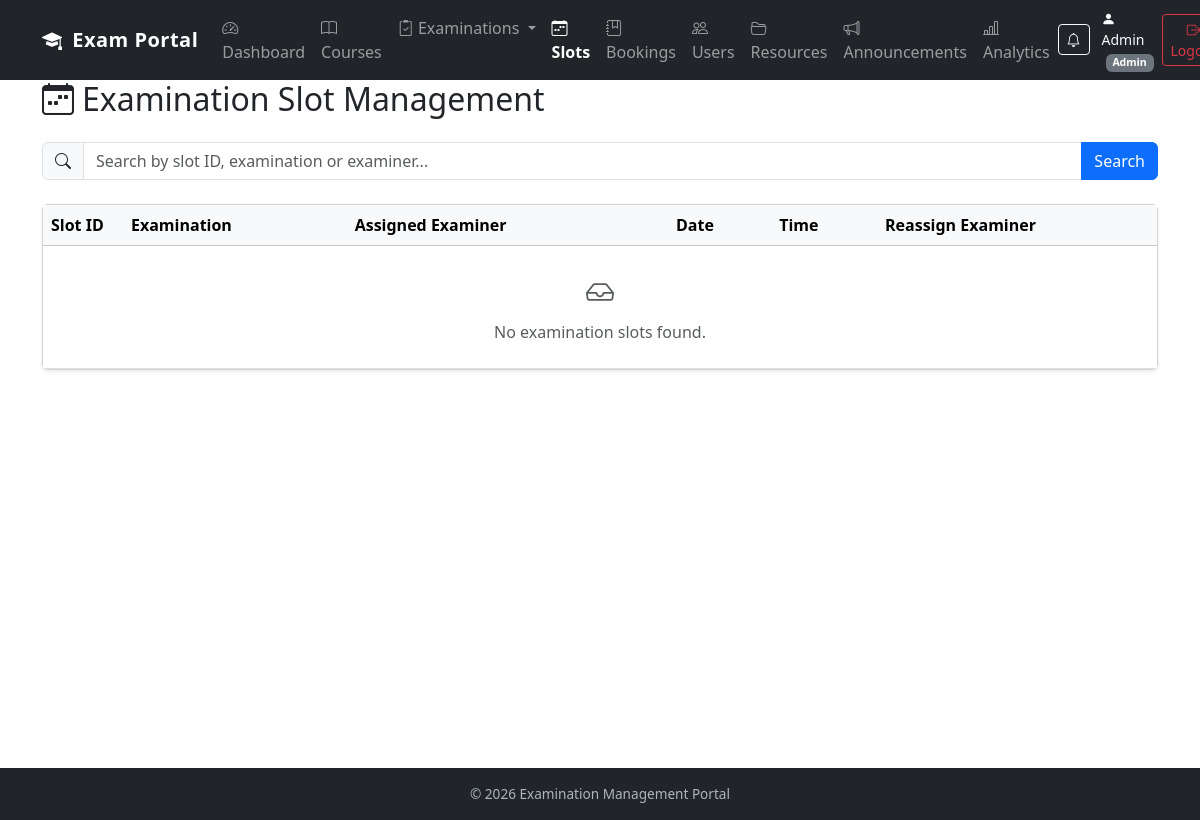
Page /admin/slots (signed in) on the earlier database version.
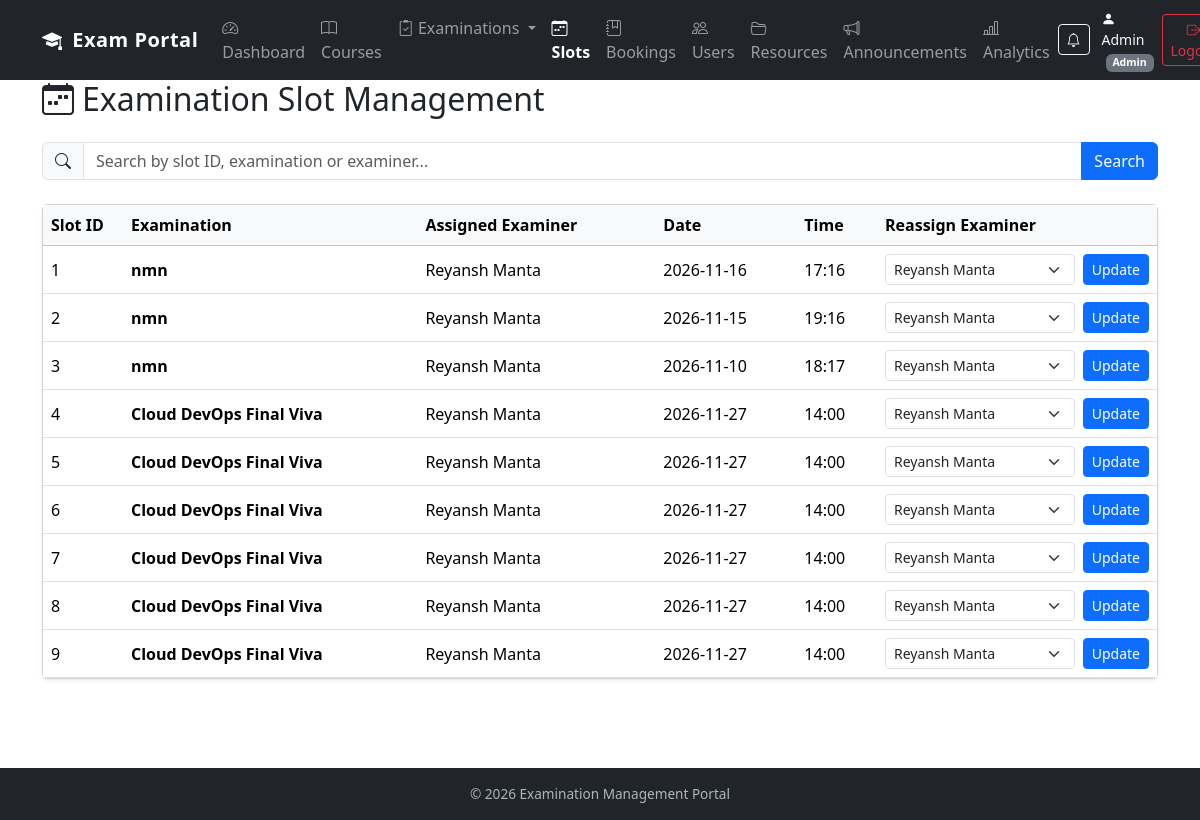
Same page on the later database version.
### models.py (models this page shows, shortened)
class ExaminationSlot(db.Model):
    id = db.Column(db.Integer, primary_key=True)
    examination_id = db.Column(
        db.Integer, db.ForeignKey("examination.id"), nullable=False
    )
    examiner_id = db.Column(
        db.Integer, db.ForeignKey("user.id"), nullable=False
    )
    date = db.Column(db.String(20), nullable=False)
    time = db.Column(db.String(20), nullable=False)
    examination = db.relationship("Examination", backref="slots")
    examiner = db.relationship("User", backref="assigned_slots")
    capacity = db.Column(db.Integer, default=1)

class Examination(db.Model):
    id = db.Column(db.Integer, primary_key=True)
    name = db.Column(db.String(100), nullable=False)
    course_id = db.Column(
        db.Integer, db.ForeignKey("course.id"), nullable=False
    )
    status = db.Column(db.String(30), default="Draft")
    slot_creation_start = db.Column(db.String(30))
    slot_creation_end = db.Column(db.String(30))
    booking_start = db.Column(db.String(30))
    booking_end = db.Column(db.String(30))
    slot_creation_open = db.Column(db.Boolean, default=False)
    booking_open = db.Column(db.Boolean, default=False)
    course = db.relationship("Course", backref="examinations")

class User(db.Model):
    id = db.Column(db.Integer, primary_key=True)
    name = db.Column(db.String(100), nullable=False)
    email = db.Column(db.String(100), unique=True, nullable=False)
    password_hash = db.Column(db.String(200), nullable=False)
    role = db.Column(db.String(20), nullable=False)
    is_approved = db.Column(db.Boolean, default=False)
    is_active = db.Column(db.Boolean, default=True)

### app.py (the view, shortened to what this page needs)
@app.route("/admin/slots")
@role_required("Admin")
def admin_slots():
    search = request.args.get("search", "").strip()
    all_slots = ExaminationSlot.query.all()
    approved_examiners = User.query.filter_by(
        role="Examiner",
        is_approved=True,
        is_active=True
    ).all()
    unavailabilities = ExaminerUnavailability.query.all()
    unavail_map = {f"{u.examiner_id}_{u.date}": u.reason or "Unavailable" for u in unavailabilities}
    return render_template(
        "admin_slots.html",
        slots=all_slots,
        examiners=approved_examiners,
        unavail_map=unavail_map,
        search=search
    )

### app.py (called while the page is built)
def role_required(required_role):
    def decorator(function):
        @wraps(function)
        def wrapper(*args, **kwargs):
            if "user_id" not in session:
                return redirect(url_for("login"))
            user = User.query.get(session["user_id"])
            if not user.is_active:
                session.clear()
                return redirect(url_for("login"))
            if user is None:
                session.clear()
                return redirect(url_for("login"))
            if user.role != required_role:
                abort(403)
            if user.role == "Examiner" and not user.is_approved:
                session.clear()
                return redirect(url_for("login"))
            return function(*args, **kwargs)
        return wrapper
    return decorator

@app.context_processor
def inject_global_data():
    unread_count = 0
    if "user_id" in session:
        unread_count = Notification.query.filter_by(
            user_id=session["user_id"],
            is_read=False
        ).count()
    return {"unread_notifications_count": unread_count}

### templates/admin_slots.html (shortened to what this page needs)
{% extends "base.html" %}
{% block content %}
<div class="container mt-4">
    <div class="d-flex justify-content-between align-items-center mb-3">
        <h2><i class="bi bi-calendar-week me-2"></i>Examination Slot Management</h2>
    </div>
    <form method="GET" class="mb-4">
        <div class="input-group">
            <span class="input-group-text"><i class="bi bi-search"></i></span>
            <input type="text"
                   name="search"
                   class="form-control"
                   placeholder="Search by slot ID, examination or examiner..."
                   value="{{ search }}">
            <button type="submit" class="btn btn-primary">Search</button>
        </div>
    </form>
    <div class="card shadow-sm">
        <div class="card-body p-0">
            <div class="table-responsive">
                <table class="table table-hover align-middle mb-0">
                    <thead class="table-light">
                        <tr>
                            <th style="width: 80px;">Slot ID</th>
                            <th>Examination</th>
                            <th>Assigned Examiner</th>
                            <th>Date</th>
                            <th>Time</th>
                            <th style="width: 280px;">Reassign Examiner</th>
                        </tr>
                    </thead>
                    <tbody>
                        {% for slot in slots %}
                        <tr>
                            <td>{{ slot.id }}</td>
                            <td class="fw-semibold">{{ slot.examination.name }}</td>
                            <td>{{ slot.examiner.name }}</td>
                            <td>{{ slot.date }}</td>
                            <td>{{ slot.time }}</td>
                            <td>
                                <form method="POST"
                                      action="{{ url_for('change_slot_examiner', slot_id=slot.id) }}"
                                      class="d-flex gap-2">
                                    <select name="examiner_id" class="form-select form-select-sm" required>
                                        {% for examiner in examiners %}
                                        {% set key = examiner.id ~ '_' ~ slot.date %}
                                        <option value="{{ examiner.id }}"
                                            {% if examiner.id == slot.examiner_id %}selected{% endif %}>
                                            {{ examiner.name }}{% if key in unavail_map %} (⚠️ Marked Unavailable: {{ unavail_map[key] }}){% endif %}
                                        </option>
                                        {% endfor %}
                                    </select>
                                    <button type="submit" class="btn btn-primary btn-sm text-nowrap">
                                        Update
                                    </button>
                                </form>
                            </td>
                        </tr>
                        {% else %}
                        <tr>
                            <td colspan="6" class="text-center py-4 text-muted">
                                <i class="bi bi-inbox fs-3 d-block mb-2"></i>
                                No examination slots found.
                            </td>
                        </tr>
                        {% endfor %}
                    </tbody>
                </table>
            </div>
        </div>
    </div>
</div>
{% endblock %}

Differences in the rows shown:
added ExaminationSlot: id "1", examination.name "nmn", examiner.name "Reyansh Manta", date "2026-11-16", time "17:16", examiner_id "Reyansh Manta"
added ExaminationSlot: id "2", examination.name "nmn", examiner.name "Reyansh Manta", date "2026-11-15", time "19:16", examiner_id "Reyansh Manta"
added ExaminationSlot: id "3", examination.name "nmn", examiner.name "Reyansh Manta", date "2026-11-10", time "18:17", examiner_id "Reyansh Manta"
added ExaminationSlot: id "4", examination.name "Cloud DevOps Final Viva", examiner.name "Reyansh Manta", date "2026-11-27", time "14:00", examiner_id "Reyansh Manta"
added ExaminationSlot: id "5", examination.name "Cloud DevOps Final Viva", examiner.name "Reyansh Manta", date "2026-11-27", time "14:00", examiner_id "Reyansh Manta"
added ExaminationSlot: id "6", examination.name "Cloud DevOps Final Viva", examiner.name "Reyansh Manta", date "2026-11-27", time "14:00", examiner_id "Reyansh Manta"
added ExaminationSlot: id "7", examination.name "Cloud DevOps Final Viva", examiner.name "Reyansh Manta", date "2026-11-27", time "14:00", examiner_id "Reyansh Manta"
added ExaminationSlot: id "8", examination.name "Cloud DevOps Final Viva", examiner.name "Reyansh Manta", date "2026-11-27", time "14:00", examiner_id "Reyansh Manta"
added ExaminationSlot: id "9", examination.name "Cloud DevOps Final Viva", examiner.name "Reyansh Manta", date "2026-11-27", time "14:00", examiner_id "Reyansh Manta"
Other differences:
text no longer shown: "No examination slots found."
